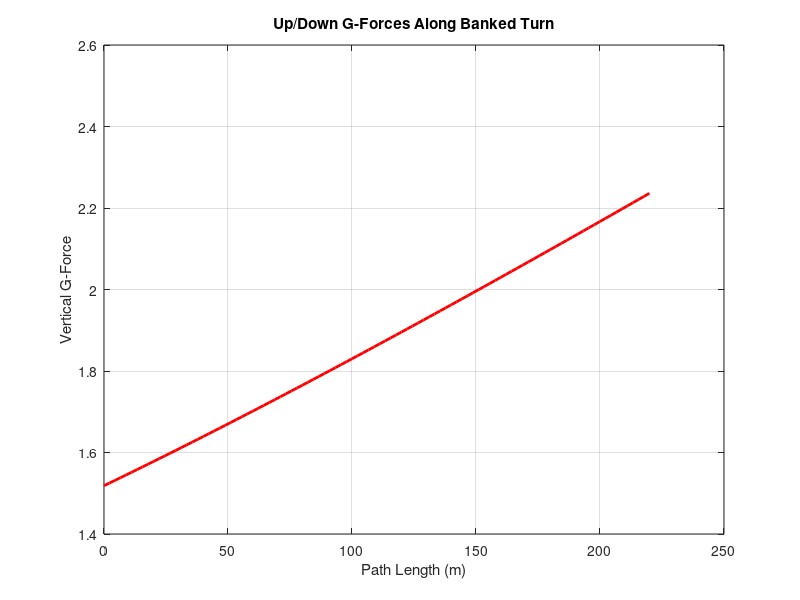

Write MATLAB code to recreate this figure.
clear; clc; close all;

g = 9.81;  
h0 = 125;  
R_banked = 70;  

x_end = 20;  
y_end = 0;  
z_end = 85;  
v_end = sqrt(2 * g * (h0 - z_end));  

n_points = 100;  
s = linspace(0, pi * R_banked, n_points);  
h = linspace(z_end, z_end - 30, n_points);  

v = sqrt(v_end^2 + 2 * g * (z_end - h));  

theta_ideal = atan2d(v.^2, g * R_banked);  

G_vert = (1 ./ cosd(theta_ideal)) .* ones(size(s));  

figure;
plot(s, G_vert, 'r', 'LineWidth', 2);
xlabel('Path Length (m)');
ylabel('Vertical G-Force');
title('Up/Down G-Forces Along Banked Turn');
grid on;
